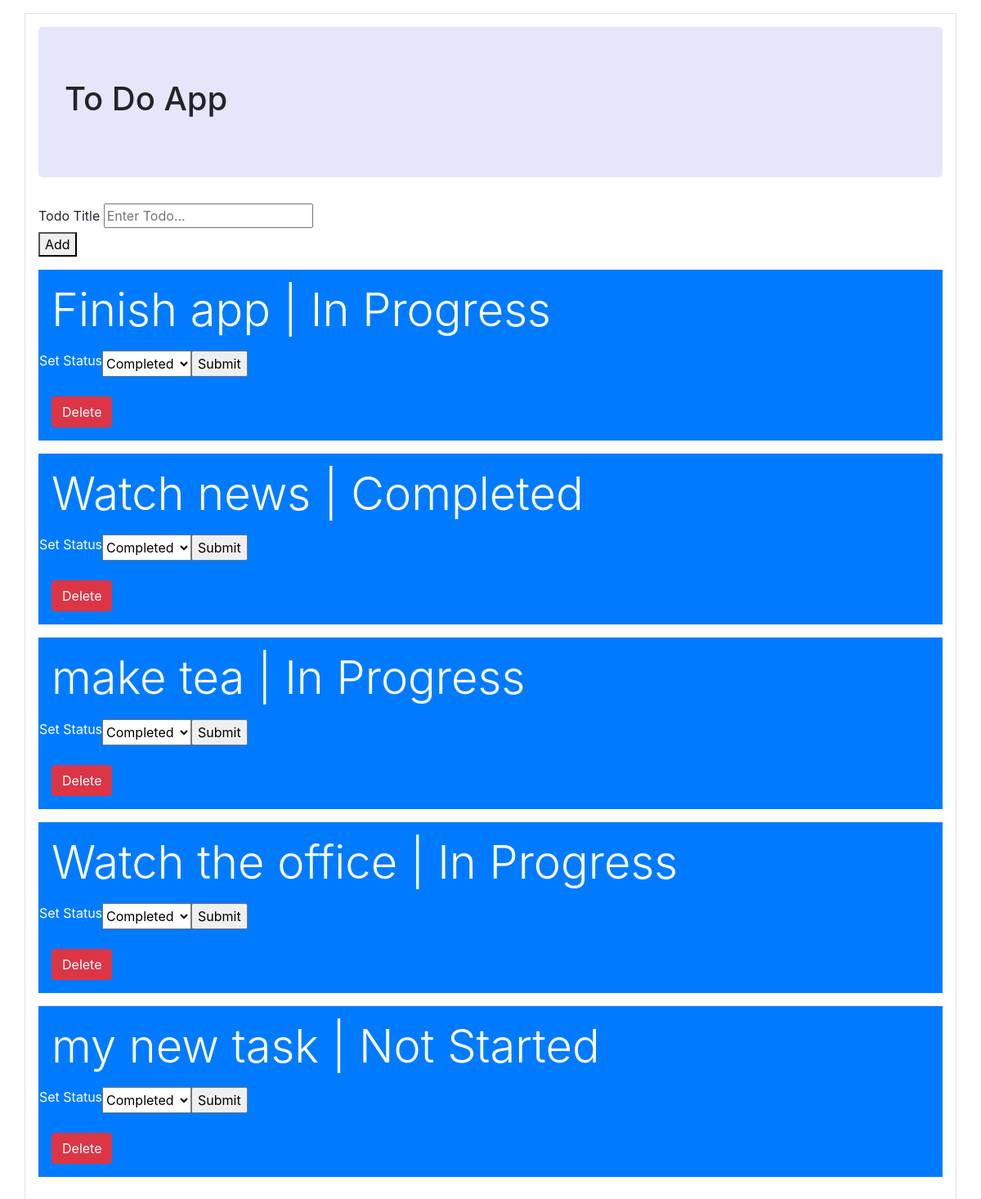
Before: / with the older database file.
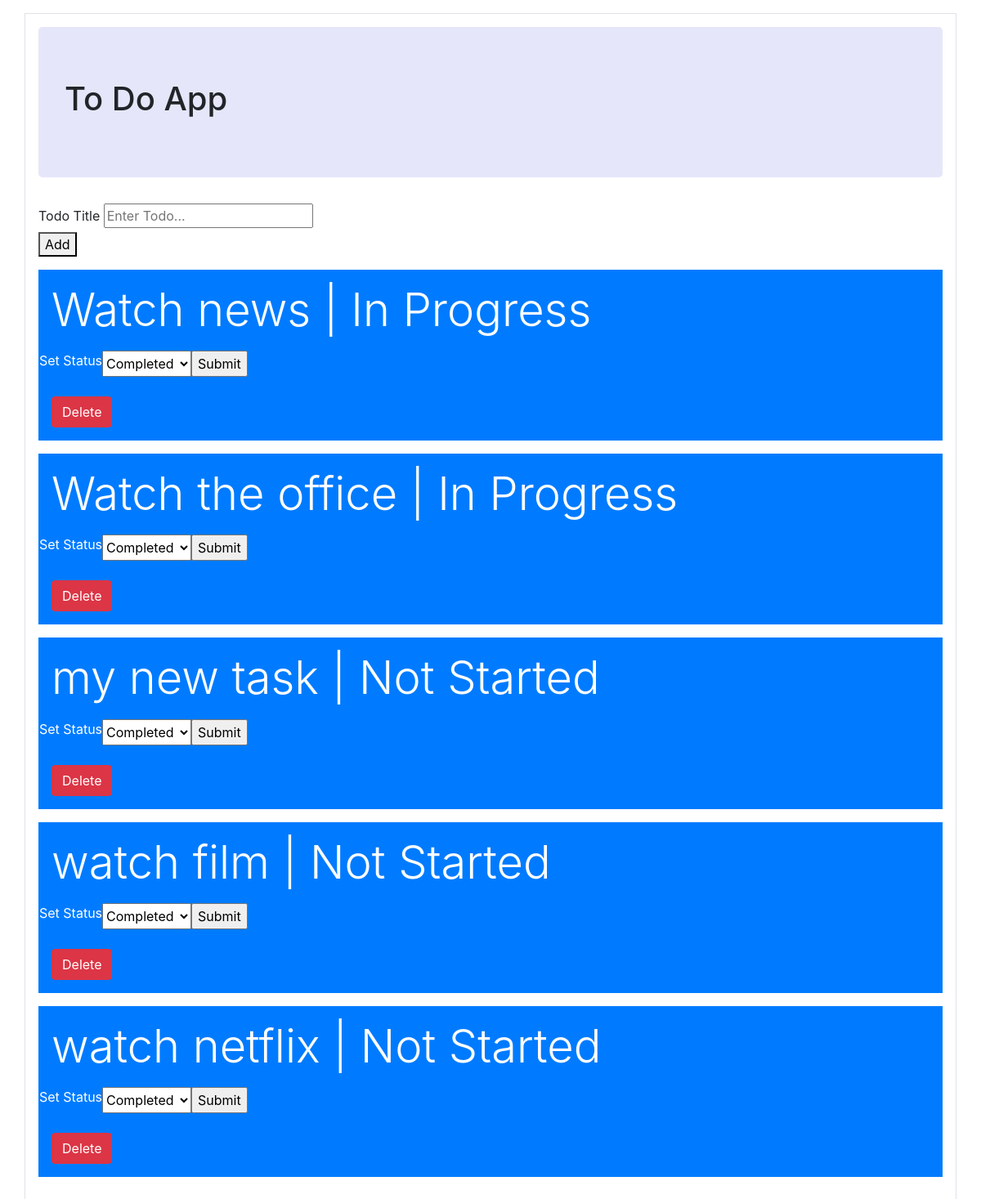
After: the same page with the newer database file.
### tables this page shows
CREATE TABLE "items" (
"item" TEXT NOT NULL,
"status" TEXT NOT NULL,
PRIMARY KEY("item")
);

### main.py (the view)
@app.route('/')
def render_home():
    todo_list = db_actions.get_all_todo_items()
    items = todo_list['items']
    return render_template("base.html", todo_list=items)

### db_actions.py (called while the page is built)
def get_all_todo_items():
    try:
        conn = sqlite3.connect(DB_PATH)
        c = conn.cursor()
        c.execute('select * FROM items')
        rows =c.fetchall()
        return { "count": len(rows), "items": rows }
    except Exception as e:
        print('Error', e)
        return None

### main.py (called while the page is built)
@app.after_request
def after_request_func(response):
    origin = request.headers.get('Origin')
    if request.method == 'OPTIONS':
        response = make_response()
        response.headers.add('Access-Control-Allow-Credentials', 'true')
        response.headers.add('Access-Control-Allow-Headers', 'Content-Type')
        response.headers.add('Access-Control-Allow-Headers', 'x-csrf-token')
        response.headers.add('Access-Control-Allow-Methods',
                            'GET, POST, OPTIONS, PUT, PATCH, DELETE')
        if origin:
            response.headers.add('Access-Control-Allow-Origin', origin)
    else:
        response.headers.add('Access-Control-Allow-Credentials', 'true')
        if origin:
            response.headers.add('Access-Control-Allow-Origin', origin)
    return response

### templates/base.html (shortened to what this page needs)
<!DOCTYPE html>
<html lang="en">
<head>
    <link rel="stylesheet" href="https://maxcdn.bootstrapcdn.com/bootstrap/4.5.2/css/bootstrap.min.css">
</head>
<body>
    <div class="container p-3 my-3 border">
        <div class="jumbotron" style="background-color:#E6E6FA;">
            <h1>To Do App</h1>
        </div>
        <form class="ui form" action="/add" , method="post">
            <div>
                <label>Todo Title</label>
                <input type="text" name="title" placeholder="Enter Todo...">
                <br>
                <button type="submit">Add</button>
            </div>
        </form>
        {% for todo in todo_list %}
        <div class="container p-3 my-3 bg-primary text-white">
            <p class="display-4">{{todo[0] }} | {{ todo[1] }}</p>
            <form class="row" action="/update/{{ todo[0] }}" , method="post">
                <label for="todo_options">Set Status</label>
                <select name="todo_option" id="todo_option">
                    <option value="Completed">Completed</option>
                </select>
                <br>
                <input class="ui blue button" type="submit" value="Submit">
            </form>
            <br/>
            <a class="btn btn-danger"  href="/delete/{{ todo[0] }}">Delete</a>
        </div>
        {% endfor %}
    </div>
</body>
</html>

Changed rows visible on the page:
removed items: item "Finish app", status "In Progress"
removed items: item "make tea", status "In Progress"
changed items "Watch news": status "Completed" → "In Progress"
added items: item "watch film", status "Not Started"
added items: item "watch netflix", status "Not Started"
